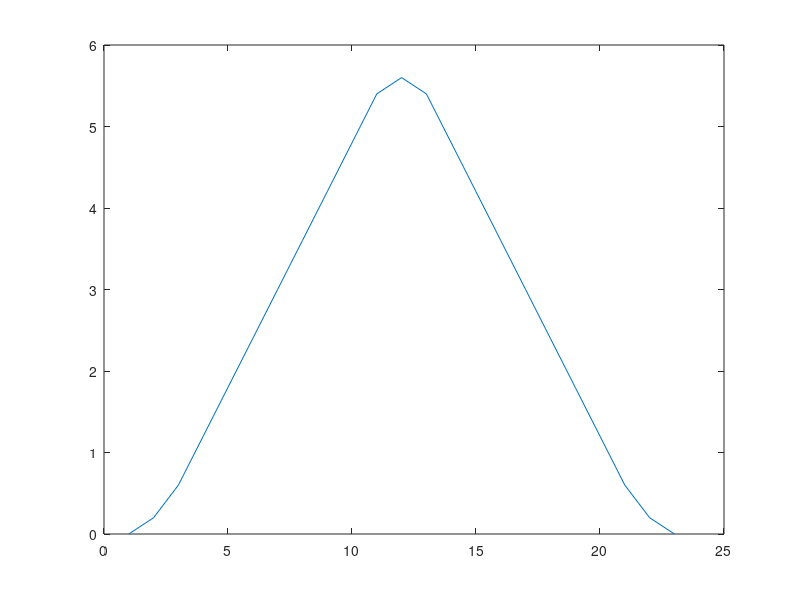

The MATLAB script that drew this image:
clc, clear, close all


a = [0 0.2 0.4 0.6 0.8   1 1.2 1.4 1.6 1.8   2 1.8 1.6 1.4 1.2   1 0.8 0.6 0.4 0.2   0];
b = [1 1 1];

t = conv(a, b)

figure, plot(t)